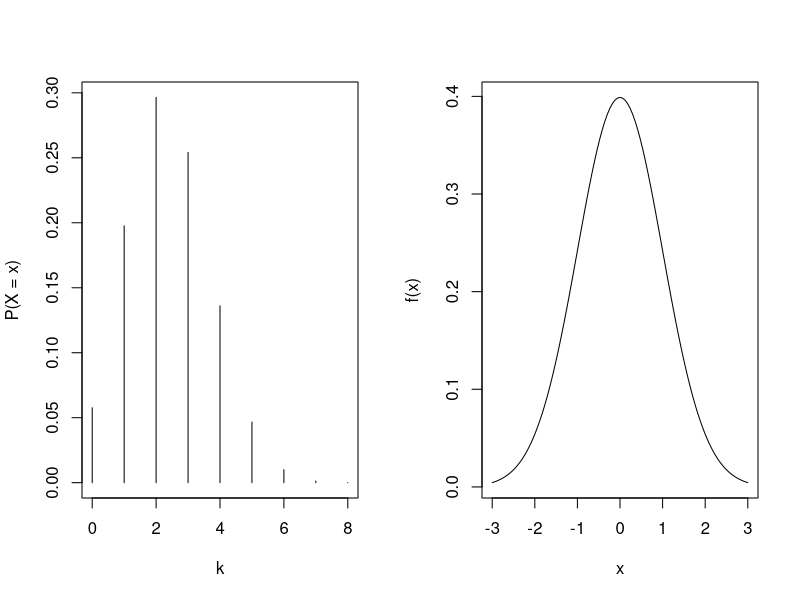
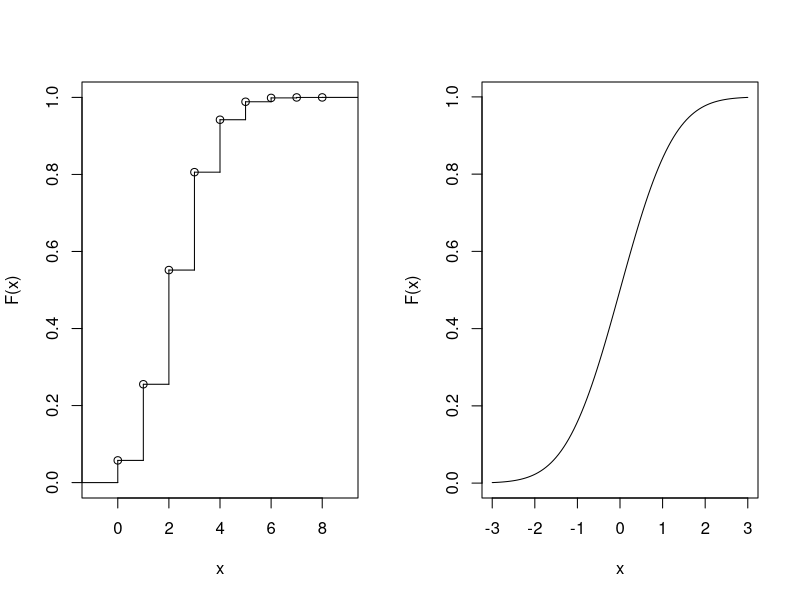

These charts were generated, in order, by the following R code:
### Example 3.1
# a)
k = 0:8
P = function(k){
  choose(8, k) * 0.3^k * 0.7^(8 - k)
}
P(k)
sum(P(k))
# b)
f = function(x, muy = 0, sigma = 1){
  1 / sqrt(2*pi*sigma^2) * exp(-(x - muy)^2 / (2*sigma^2))
}
integrate(function(x) f(x, 0, 1), lower = -Inf, upper = Inf)$value



### Example 3.2
par(mfrow = c(1, 2))
# a)
plot(k, P(k), type = "h", ylab = "P(X = x)")
# b)
curve(f(x, 0, 1), from = -3, to = 3, ylab = "f(x)")



### Example 3.3
# a)
F = function(k) sum(P(0:k))
F = Vectorize(F)
F(4)

# b)
F2 = function(a, muy = 0, sigma = 1){
  integrate(function(x) f(x, muy, sigma), lower = -Inf, upper = a)$value
}
F2 = Vectorize(F2)
F2(1.96)





### Example 3.4
# a)
plot(stepfun(k, c(0, F(k))), ylab = "F(x)", main = "")
# b)
curve(F2(x), from = -3, to = 3, ylab = "F(x)")





### Example 3.5
# a)
K = k[F(k) >= 0.25]
K[1]
# b)
uniroot(function(x) F2(x) - 0.975, c(-3, 3))$root



### Example 3.6
x = 1:7
sample(x)
